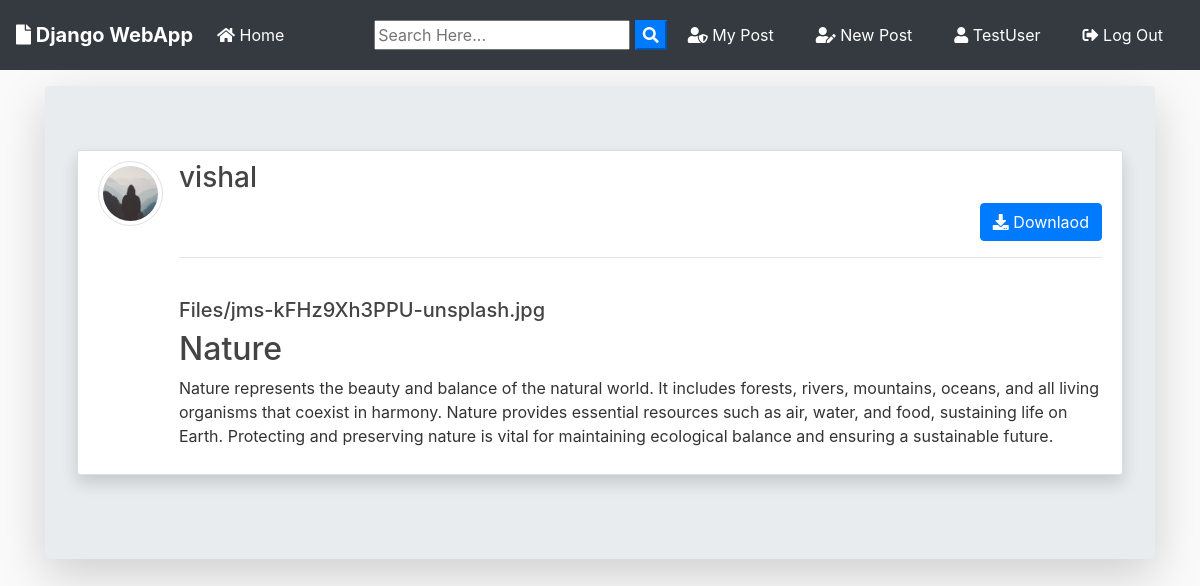
/post/16/ (signed in), run on the app's committed database.
### blog/models.py (models this page shows, shortened)
class Post(models.Model):
	title = models.CharField(max_length=100)
	file = models.FileField(null=True,blank=True,upload_to='Files')
	content = models.TextField()
	date_posted = models.DateTimeField(default=timezone.now)
	author = models.ForeignKey(User, on_delete=models.CASCADE)
	def extension(self):
		name, extension = os.path.splitext(self.file.name)
		return extension

### users/models.py (models this page shows, shortened)
class Profile(models.Model):
    user = models.OneToOneField(User, on_delete=models.CASCADE)
    image = models.ImageField(default='default.jpg', upload_to='profile_pics')

### blog/views.py (the view)
# urls.py: path('post/<int:pk>/', PostDetailView.as_view(), name='post-detail'),
class PostDetailView(DetailView):
    model = Post
    template_name = 'blog/post_detail.html'

### blog/templates/blog/post_detail.html (shortened to what this page needs)
{% extends "blog/base.html" %}
{% block content %}
<div class="jumbotron mt-3 shadow-lg">
<article class="media content-section shadow ">
   <a href="{{ object.author.profile.image.url }} " target="_blank"> <img src="{{ object.author.profile.image.url }}  " alt="" class="article-img rounded-circle img-thumbnail img-fluid">
   </a>
    <div class="media-body">
      <div class="">
        <div class="d-flex justify-content-between">
        <a class="mr-2 mt-0 mb-0  text-dark" href="{% url 'user-posts' object.author.username  %}"><h3>{{ object.author }}</h3></a>
        </div>
        {% if object.author != user %}
          <div class="form-group mt-0 pt-0 d-flex justify-content-end">
            <a href="{{ object.file.url }}" download class="btn btn-primary flex-last" type="submit"><i class="fas fa-download"></i> Downlaod</a>
          </div>
        {% endif %}
        <hr>
      </div>
      <div>
        {% if object.file %}
          {% if object.extension == '.jpg' or object.extension == 'jpeg' or object.extension == 'png' %}
            <a href="{{ object.file.url }}"  download class="text-dark"><h5>{{ object.file }}</h5></a>
          {% else %}
            <a href="{{ object.file.url }}"  download class="text-dark"><h5>{{ object.file }}</h5></a>
          {% endif %}
        {% endif %}
      </div>
      <h2>{{ object.title }}</h2>
      <p class="article-content">{{ object.content }}</p>
    </div>
  </article>
{% endblock content %}

### blog/templates/blog/base.html (shortened to what this page needs)
{% load static %}
<!doctype html>
<html lang="en">
  <head>
    <link rel="stylesheet" href="https://stackpath.bootstrapcdn.com/bootstrap/4.3.1/css/bootstrap.min.css">
    <link rel="stylesheet" href="https://use.fontawesome.com/releases/v5.8.1/css/all.css" >
    <link rel="stylesheet" href="{% static 'blog/main.css' %}">
</head>
  <body>
        <nav class="navbar navbar-expand-lg navbar-dark bg-dark">
                <a class="navbar-brand font-weight-bold" href="{% url 'blog-home' %}"><i class="fas fa-file"></i> Django WebApp</a>
                <div class="collapse navbar-collapse" id="navbarSupportedContent">
                  <ul class="navbar-nav mr-auto">
                    <li class="nav-item active">
                      <a class="nav-link" href="{% url 'blog-home' %}"><i class="fas fa-home"></i> Home <span class="sr-only">(current)</span></a>
                    </li>
                  </ul>
                  <form id="searchform" action="{% url 'search' %}" method="get">
                    <input type="text" name="q" type="text" value="{{ request.GET.q }}" placeholder="Search Here..." />
                    <button type="button" onclick="searchform.submit()" class=" text-white my-color btn-primary"><i class="fa fa-search"></i></button>
                </form>
                    {% if user.is_authenticated %}
                    <a href="{% url 'user-posts' user %}" class="btn text-white m-2"><i class="fas fa-user-shield"></i> My Post</a>
                    <a href="{% url 'post-create' %} " class="btn text-white m-2"><i class="fas fa-user-edit"></i> New Post</a>
                    <a href="{% url 'profile' %} " class="btn text-white m-2"><i class="fas fa-user"></i> {{ user.username }}</a>
                    <a href="{% url 'logout' %} " class="btn text-white m-2"><i class="fas fa-sign-out-alt"></i> Log Out</a>
                    {% else %}
                    <a href="{% url 'login' %} " class="btn text-white m-2"><i class="fas fa-user-tie"></i> Log In</a>
                    <a href="{% url 'register' %} " class="btn text-white m-2"> <i class="fas fa-sign-in-alt"></i> Sign Up</a>
                    {% endif %}
                </div>
              </nav>
      <div class="container my-bg">
    {% block content %}
    {% endblock  %}
</div>
  </body>
</html>

### blog/static/blog/main.css (style rules this page uses)
body { background: #fafafa; color: #333333; margin-top: 0; }
h1, h2, h3, h4, h5, h6 { color: #444444; }
ul { margin: 0; }
.content-section { background: #ffffff; padding: 10px 20px; border: 1px solid #dddddd; border-radius: 3px; margin-bottom: 20px; }
.article-content { white-space: pre-line; }
.article-img { height: 65px; width: 65px; margin-right: 16px; }

### data on the page
Post: author.profile.image (placeholder picture), author "vishal", file "Files/jms-kFHz9Xh3PPU-unsplash.jpg", title "Nature", content "Nature represents the beauty and balance of the natural world. It includes forests, rivers, mountains, oceans, and all living organisms that coexist in harmony. Nature provides essential resources such as air, water, and food, sustaining life on Earth. Protecting and preserving nature is vital for maintaining ecological balance and ensuring a sustainable future."

### other printed values
{{ user.username }} "TestUser"
